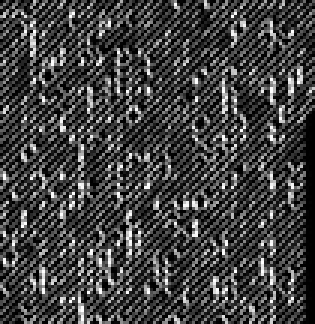
#> input picture HW0/HW0/Q2_images/usps_1.jpg, 105 x 108 px, shrunk from 528 x 544 before the run, given in place of taj.jpg, which was not available (shown 3 times larger)
$ jupyter execute Q6.ipynb   (text cells are left out)
#> lines starting #> are read from the running program, lines starting #| are printed output that depends on the picture; pictures that were not available may be replaced by others from this repository, and a replacement may not be noted
#> further down, image is the input picture: shape (108, 105); min 0, max 255, mean 65.4
[cell 1]
import numpy as np
import cv2
import math
import matplotlib.pyplot as plt
from google.colab.patches import cv2_imshow
from scipy.signal import convolve2d

[cell 2]
def Reflect101(img,filter_size):
  '''
    Do not use loop (like while and for)
    Do not use libraries
    calculate averaging filter
    input(s):
      img (ndarray): input image
      filter_size (ndarray): filter size
    output(s):
      image (ndarray): computed Reflect101
  '''
#> called with filter_size = 15

  #######################
  #    your code here   #
  #######################

  h, w = img.shape
#> h = 108; w = 105
  fh = filter_size
  half_fh = fh // 2
  half_fw = fh // 2

  #make padding for image
  image = np.pad(img, ((half_fh , half_fh), (half_fw , half_fw)), mode='reflect')
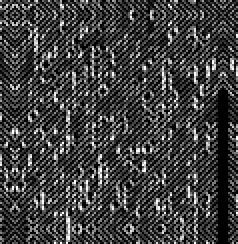
#> image: shape (122, 119) (shown 2 times larger); min 0, max 255, mean 64

  return image

[cell 3]
def Averaging_Blurring(img, filter_size):
  '''
    Do not use libraries
    input(s):
      img (ndarray): input image
      filter_size (ndarray): filter size
    output(s):
      result (ndarray): computed averaging blurring
  '''
  image = Reflect101(img, filter_size)
  result = np.zeros((img.shape))

  #######################
  #    your code here   #
  #######################
  fh = filter_size

  # create a filter that is 1 / filter size * filter size
  filter = np.ones((fh, fh)) / (fh * fh)
  # then convolve the filter with the image
  result = convolve2d(image, filter, mode='valid')
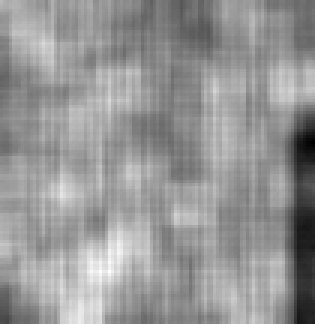
#> result: shape (108, 105) float64 (shown 3 times larger); min 26.35, max 93.19, mean 65.6; drawn with min black and max white

  return result

[cell 4]
def Median_Blurring(img, filter_size):
  '''
    Do not use libraries
    input(s):
      img (ndarray): input image
      filter_size (ndarray): filter size
    output(s):
      result (ndarray): computed median blurring
  '''
#> called with filter_size = 15
  image = Reflect101(img, filter_size)
  result = np.zeros((img.shape))

  #######################
  #    your code here   #
  #######################

  h, w = img.shape
#> h = 108; w = 105

  for i in range(h):
      for j in range(w):
          # hold the part i wanna apply meadian on
          hold = image[i : i + filter_size, j : j + filter_size].flatten()
          median = np.median(hold)
          result[i, j] = median
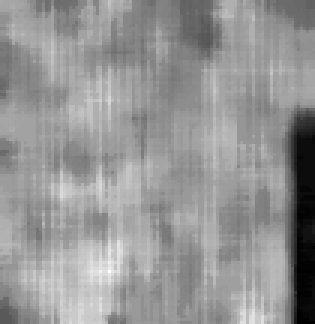
#> result: shape (108, 105) float64 (shown 3 times larger); min 3, max 86, mean 51.7; drawn with min black and max white
  return result

[cell 5]
def Gaussian_Blurring(img, filter_size, std):
    '''
    Do not use libraries
    input(s):
      img (ndarray): input image
      filter_size (tuple): filter size
      std (float): std of gaussian kernel
    output(s):
      result (ndarray): computed gaussian blurring
    '''
#> called with filter_size = 15, std = 40
    kernel = np.zeros((filter_size,filter_size))
    #######################
    #    your code here   #
    #######################
    for i in range(filter_size):
        for j in range(filter_size):
            kernel[i, j] = (1 / (2 * np.pi * std**2)) * np.exp(-(i**2 + j**2) / (2 * std**2))
    kernel /= np.sum(kernel)
    output = img.copy()
    result = cv2.filter2D(src = output, ddepth = -1, kernel = kernel)
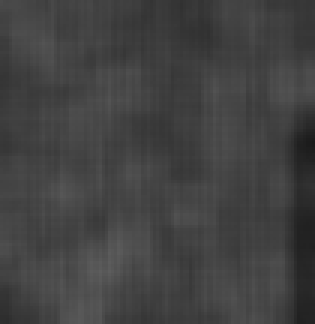
#> result: shape (108, 105) (shown 3 times larger); min 26, max 93, mean 65.7
    return result

[cell 6]
# Do not change this cell
image = cv2.imread('taj.jpg',cv2.IMREAD_GRAYSCALE)

[cell 7]
# Do not change this cell
plt.figure(figsize=(15,15))
plt.subplot(2,2,1)
plt.imshow(image,cmap='gray')
plt.title("main image")
plt.axis("off")

AB = Averaging_Blurring(image,15)
plt.subplot(2,2,2)
plt.imshow(AB,cmap='gray')
plt.title("Averaging Blurring")
plt.axis("off")

MB = Median_Blurring(image,15)
plt.subplot(2,2,3)
plt.imshow(MB,cmap='gray')
plt.title("Median Blurring")
plt.axis("off")

GB = Gaussian_Blurring(image,15,40)
plt.subplot(2,2,4)
plt.imshow(GB,cmap='gray')
plt.title("Gaussian Blurring")
plt.axis("off")

[cell 8]
def Bilateral_Filtering(img, filter_size, std, rstd):
    '''
    Do not use libraries
    input(s):
      img (ndarray): input image
      filter_size (tuple): filter size
      std (float): value of std in the coordinate space
      rstd (float): value of std in the color space
    output(s):
      result (ndarray): computed Bilateral blurring
    '''
#> called with filter_size = 15, std = 40, rstd = 40
    result = img.copy()
    #######################
    #    your code here   #
    #######################
    h , ww = img.shape
#> h = 108; ww = 105
    w = np.zeros((filter_size , filter_size))
    #give padding on the image
    img = Reflect101(img , filter_size)
    img = img.astype(np.float64)

    for i in range(h):
      for j in range(ww):
        kernel = np.zeros((filter_size , filter_size))
        for k in range(filter_size):
          for l in range(filter_size):
            # kernel[k][l] = np.exp((-1 * ((i - k) ** 2 + (j - l) ** 2) / 2 * std ** 2) - ((img[i][j] - img[k + i][j + l]) ** 2) / (2 * rstd ** 2))
            kernel[k][l] = np.exp(-1*(((filter_size / 2-k)**2+(filter_size-l)**2)/(2*std**2))+(-1*((img[i][j]-img[k+i][l+j])**2)/(2*rstd**2)))
        kernel = kernel /np.sum(kernel)
        result[i][j] = np.sum(kernel * img[i : i + filter_size , j : j + filter_size])
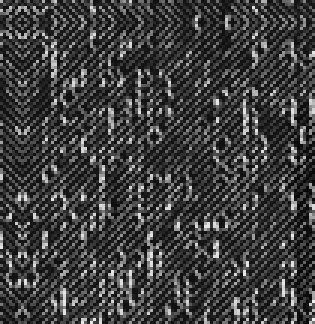
#> result: shape (108, 105) (shown 3 times larger); min 8, max 239, mean 63.1
    return result

[cell 9]
# Do not change this cell
bilateral = Bilateral_Filtering(image, 15, 40, 40)
cv2_imshow(bilateral)

[cell 10]
AveragingBlurring = cv2.blur(image , (15,15))
MedianBlurring = cv2.medianBlur(image, 15)
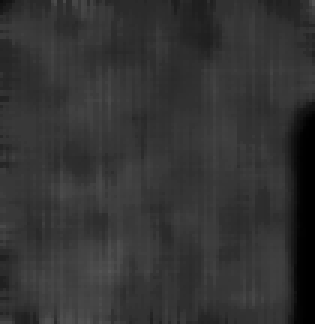
#> MedianBlurring: shape (108, 105) (shown 3 times larger); min 0, max 86, mean 51.1
GaussianBlurring = cv2.GaussianBlur(image , (15,15) , 40)
Bilateral = cv2.bilateralFilter(image , 15 ,40 ,40)
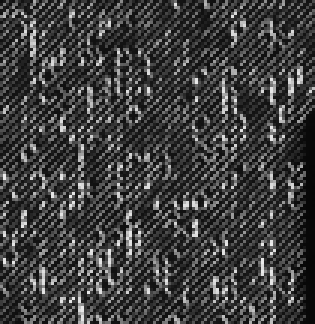
#> Bilateral: shape (108, 105) (shown 3 times larger); min 6, max 237, mean 62.7

[cell 11]
# Do not change this cell
Array = [AveragingBlurring, MedianBlurring, GaussianBlurring, Bilateral]
titles = ['Averaging Blurring', 'Median Blurring', 'Gaussian Blurring', 'Bilateral']
plt.figure(figsize=(15,15))
for i in range(4):
  plt.subplot(2,2,i+1)
  plt.imshow(Array[i],cmap='gray')
  plt.title(titles[i])
  plt.axis("off")
